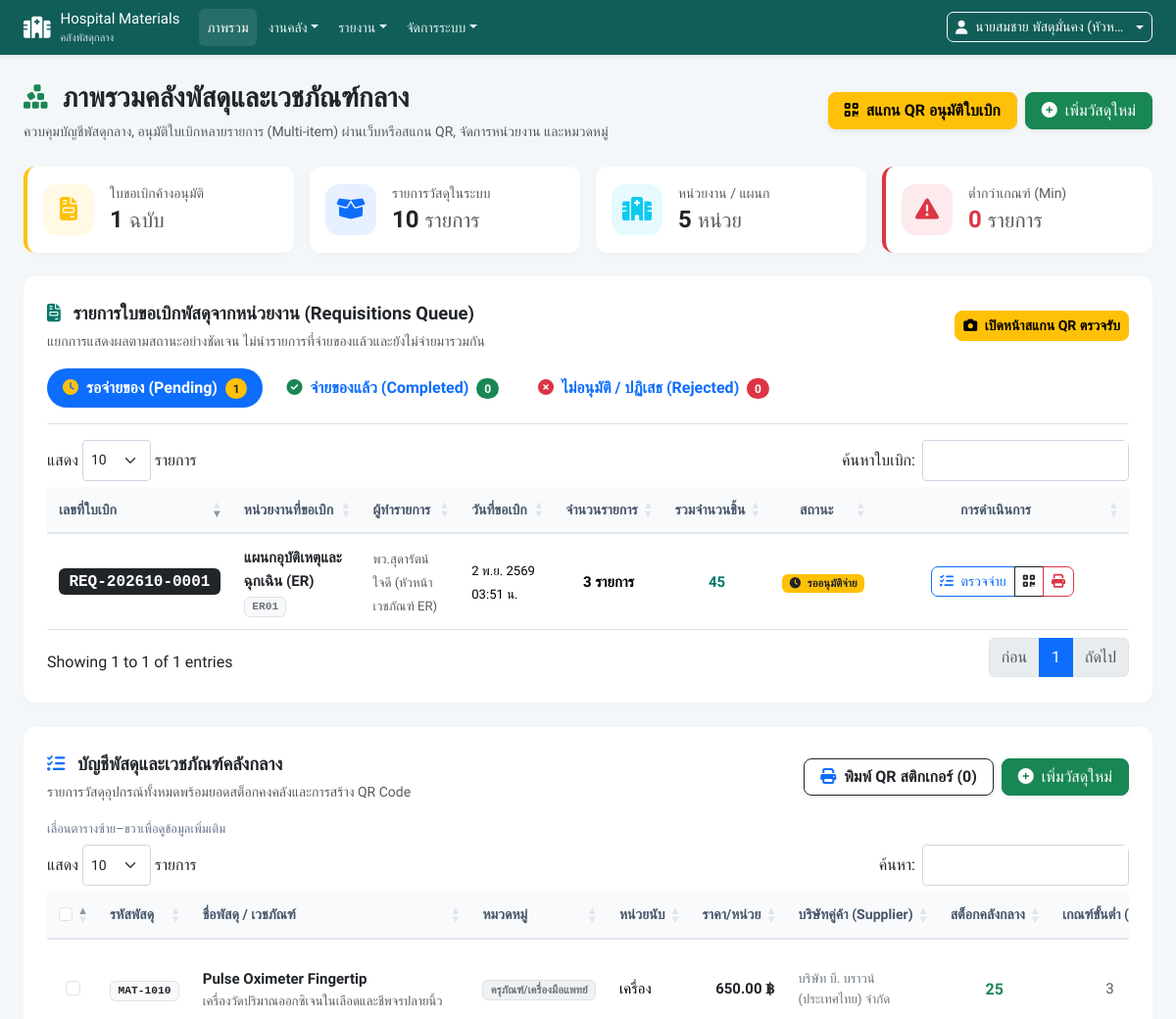
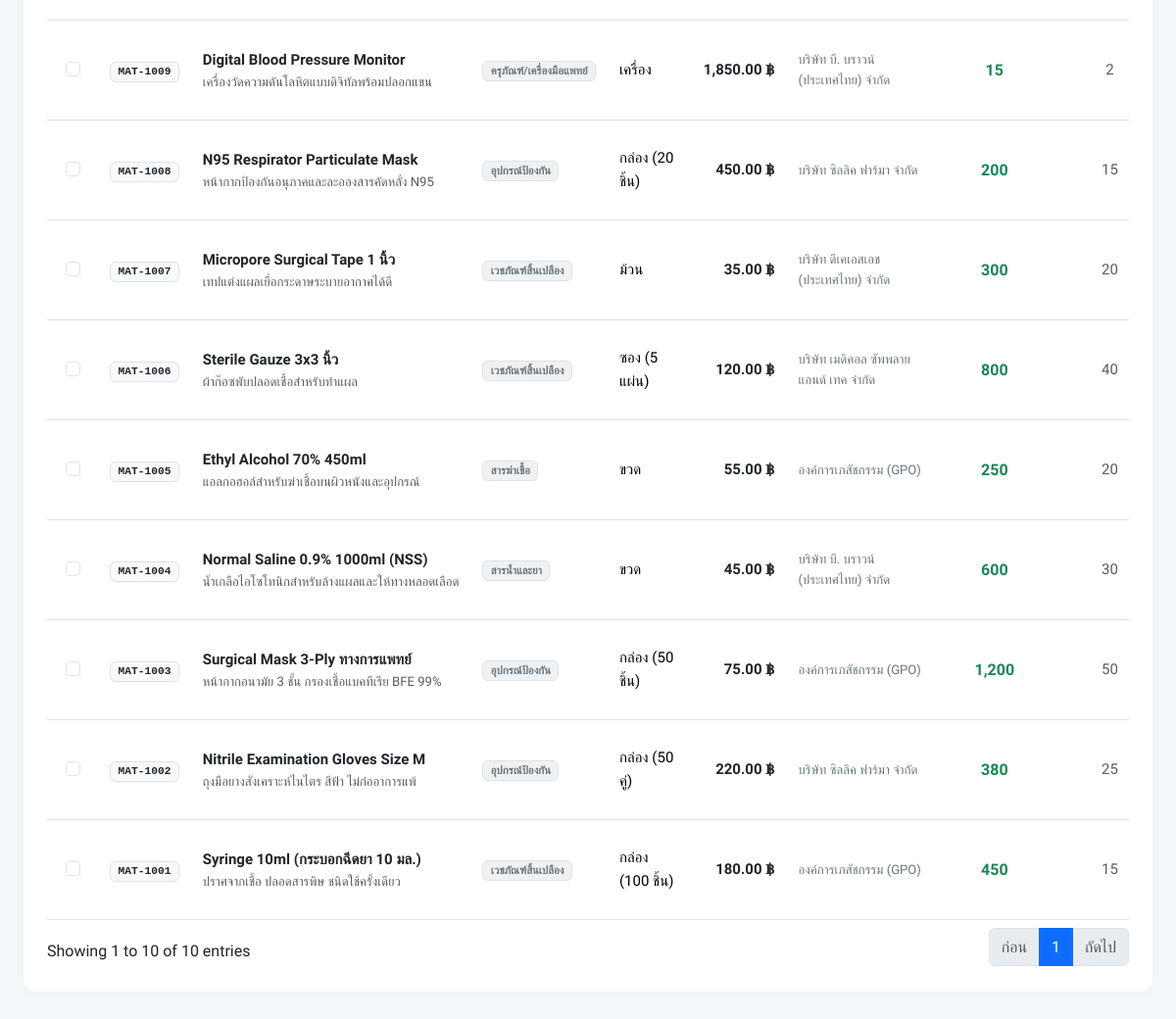
Page /admin/dashboard.php (signed in) on the committed database (2 pictures, top to bottom).
### tables this page shows
CREATE TABLE `item_borrows` (
    `borrow_id` INT AUTO_INCREMENT PRIMARY KEY,
    `borrower_unit_id` INT NOT NULL,
    `lender_unit_id` INT NOT NULL,
    `material_id` INT NOT NULL,
    `quantity` INT NOT NULL,
    `status` ENUM('pending', 'approved', 'rejected', 'returned') DEFAULT 'pending',
    `borrow_date` TIMESTAMP DEFAULT CURRENT_TIMESTAMP,
    `due_date` DATE DEFAULT NULL,
    `return_date` TIMESTAMP NULL DEFAULT NULL,
    `note` TEXT NULL,
    `action_by` INT NULL,
    FOREIGN KEY (`borrower_unit_id`) REFERENCES `units`(`unit_id`),
    FOREIGN KEY (`lender_unit_id`) REFERENCES `units`(`unit_id`),
    FOREIGN KEY (`material_id`) REFERENCES `materials`(`material_id`),
    FOREIGN KEY (`action_by`) REFERENCES `users`(`user_id`)
);

CREATE TABLE `requisitions` (
    `requisition_id` INT AUTO_INCREMENT PRIMARY KEY,
    `requisition_no` VARCHAR(50) NOT NULL UNIQUE,
    `unit_id` INT NOT NULL,
    `user_id` INT NOT NULL,
    `status` ENUM('pending', 'approved', 'rejected', 'completed') DEFAULT 'pending',
    `request_date` TIMESTAMP DEFAULT CURRENT_TIMESTAMP,
    `approve_date` TIMESTAMP NULL DEFAULT NULL,
    `approved_by` INT NULL,
    `note` TEXT NULL,
    `rejection_reason` TEXT NULL,
    FOREIGN KEY (`unit_id`) REFERENCES `units`(`unit_id`) ON DELETE CASCADE,
    FOREIGN KEY (`user_id`) REFERENCES `users`(`user_id`),
    FOREIGN KEY (`approved_by`) REFERENCES `users`(`user_id`)
);

CREATE TABLE `units` (
    `unit_id` INT AUTO_INCREMENT PRIMARY KEY,
    `unit_code` VARCHAR(50) NOT NULL UNIQUE,
    `unit_name` VARCHAR(150) NOT NULL,
    `phone` VARCHAR(50) DEFAULT NULL,
    `location` VARCHAR(150) DEFAULT NULL,
    `created_at` TIMESTAMP DEFAULT CURRENT_TIMESTAMP
);

CREATE TABLE `users` (
    `user_id` INT AUTO_INCREMENT PRIMARY KEY,
    `username` VARCHAR(100) NOT NULL UNIQUE,
    `password` VARCHAR(255) NOT NULL,
    `full_name` VARCHAR(150) NOT NULL,
    `role` ENUM('super_admin', 'unit_admin') NOT NULL,
    `unit_id` INT NULL,
    `remember_token` VARCHAR(255) NULL,
    `created_at` TIMESTAMP DEFAULT CURRENT_TIMESTAMP,
    FOREIGN KEY (`unit_id`) REFERENCES `units`(`unit_id`) ON DELETE SET NULL
);

CREATE TABLE `materials` (
    `material_id` INT AUTO_INCREMENT PRIMARY KEY,
    `material_code` VARCHAR(100) NOT NULL UNIQUE,
    `barcode` VARCHAR(100) NULL,
    `material_name` VARCHAR(200) NOT NULL,
    `category` VARCHAR(100) DEFAULT 'เวชภัณฑ์สิ้นเปลือง',
    `unit_unit` VARCHAR(50) NOT NULL DEFAULT 'ชิ้น',
    `unit_price` DECIMAL(10,2) NOT NULL DEFAULT 0.00,
    `supplier` VARCHAR(150) NULL DEFAULT 'องค์การเภสัชกรรม (GPO)',
    `lot_no` VARCHAR(100) NULL,
    `exp_date` DATE NULL,
    `min_stock` INT DEFAULT 10,
    `description` TEXT NULL,
    `created_at` TIMESTAMP DEFAULT CURRENT_TIMESTAMP
);

### admin/dashboard.php (the view, shortened to what the rows shown need)
<?php
require_once __DIR__ . '/../config.php';
$central_unit_id = 1;
$stats = [
    'total_materials' => $pdo->query("SELECT COUNT(*) FROM materials")->fetchColumn(),
    'total_units'     => $pdo->query("SELECT COUNT(*) FROM units")->fetchColumn(),
    'pending_reqs'    => $pdo->query("SELECT COUNT(*) FROM requisitions WHERE status = 'pending'")->fetchColumn(),
    'low_stock_items' => $pdo->query("
        SELECT COUNT(*) FROM materials m
        LEFT JOIN unit_stocks us ON m.material_id = us.material_id AND us.unit_id = {$central_unit_id}
        WHERE COALESCE(us.quantity, 0) <= m.min_stock
    ")->fetchColumn(),
    'pending_borrows' => $pdo->query("SELECT COUNT(*) FROM item_borrows WHERE status = 'pending'")->fetchColumn(),
];
$materials_stmt = $pdo->query("
    SELECT m.*, COALESCE(us.quantity, 0) AS central_stock
    FROM materials m
    LEFT JOIN unit_stocks us ON m.material_id = us.material_id AND us.unit_id = {$central_unit_id}
    ORDER BY m.material_id DESC
");
$materials = $materials_stmt->fetchAll();
$reqs_stmt = $pdo->query("
    SELECT r.*, u.unit_name, u.unit_code, usr.full_name AS requester_name,
           u_app.full_name AS approver_name,
           COUNT(ri.item_id) AS total_items,
           SUM(ri.quantity_requested) AS total_quantity_req
    FROM requisitions r
    JOIN units u ON r.unit_id = u.unit_id
    JOIN users usr ON r.user_id = usr.user_id
    LEFT JOIN users u_app ON r.approved_by = u_app.user_id
    LEFT JOIN requisition_items ri ON r.requisition_id = ri.requisition_id
    GROUP BY r.requisition_id
    ORDER BY r.requisition_id DESC
");
$requisitions = $reqs_stmt->fetchAll();
$pending_requisitions   = [];
$completed_requisitions = [];
$rejected_requisitions  = [];
foreach ($requisitions as $rq) {
    if ($rq['status'] === 'pending') {
        $pending_requisitions[] = $rq;
    } elseif ($rq['status'] === 'completed' || $rq['status'] === 'approved') {
        $completed_requisitions[] = $rq;
    } else {
        $rejected_requisitions[] = $rq;
    }
}
$borrows_stmt = $pdo->query("
    SELECT b.*,
           m.material_code, m.material_name, m.unit_unit,
           u_borrower.unit_name AS borrower_name, u_borrower.unit_code AS borrower_code,
           u_lender.unit_name AS lender_name, u_lender.unit_code AS lender_code
    FROM item_borrows b
    JOIN materials m ON b.material_id = m.material_id
    JOIN units u_borrower ON b.borrower_unit_id = u_borrower.unit_id
    JOIN units u_lender ON b.lender_unit_id = u_lender.unit_id
    ORDER BY b.borrow_id DESC
");
$borrows = $borrows_stmt->fetchAll();
?>
<!DOCTYPE html>
<html lang="th">
<head>
    <link href="https://cdn.jsdelivr.net/npm/bootstrap@5.3.2/dist/css/bootstrap.min.css" rel="stylesheet">
    <link href="https://cdnjs.cloudflare.com/ajax/libs/font-awesome/6.5.1/css/all.min.css" rel="stylesheet">
    <link href="https://cdn.datatables.net/1.13.7/css/dataTables.bootstrap5.min.css" rel="stylesheet">
<link rel="stylesheet" href="<?= BASE_URL ?>/assets/app.css?v=20261102">
</head>
<body>
<div class="container-fluid px-lg-4 py-4">
    <div class="d-flex flex-wrap align-items-center justify-content-between mb-4 gap-3">
        <div>
            <h2 class="h3 fw-bold mb-1 text-dark">
                <i class="fa-solid fa-cubes-stacked me-2 text-success"></i> ภาพรวมคลังพัสดุและเวชภัณฑ์กลาง
            </h2>
        </div>
    </div>
    <div class="row g-2 g-md-3 mb-4">
        <div class="col-6 col-lg-3">
            <div class="card stat-card p-3 h-100 bg-white border-start border-4 border-warning">
                <div class="d-flex align-items-center">
                    <div>
                        <span class="text-muted small d-block fs-7">ใบขอเบิกค้างอนุมัติ</span>
                        <h3 class="fw-bold mb-0 text-dark fs-4 fs-md-3"><?= number_format($stats['pending_reqs']) ?> <small class="fs-7 text-muted fw-normal">ฉบับ</small></h3>
                    </div>
                </div>
            </div>
        </div>
        <div class="col-6 col-lg-3">
            <div class="card stat-card p-3 h-100 bg-white">
                <div class="d-flex align-items-center">
                    <div>
                        <span class="text-muted small d-block fs-7">หน่วยงาน / แผนก</span>
                        <h3 class="fw-bold mb-0 text-dark fs-4 fs-md-3"><?= number_format($stats['total_units']) ?> <small class="fs-7 text-muted fw-normal">หน่วย</small></h3>
                    </div>
                </div>
            </div>
        </div>
    </div>
    <div class="card content-card p-4" id="requisitions_section">
        <div class="tab-content" id="requisitionTabsContent">
            <div class="tab-pane fade show active" id="tab-pending" role="tabpanel">
                <?php if (empty($pending_requisitions)): ?>
                    <div class="text-center py-5 text-muted">
                        <i class="fa-solid fa-circle-check fa-3x text-success opacity-50 mb-2"></i>
                        <h6 class="fw-bold">ไม่มีรายการใบเบิกค้างจ่าย</h6>
                        <small>หน่วยงานยังไม่มีการส่งใบขอเบิกใหม่ที่รอการตรวจรับ/อนุมัติจ่าย</small>
                    </div>
                <?php else: ?>
                    <div class="table-responsive">
                        <table class="table table-hover align-middle" id="pendingReqTable">
                            <thead class="table-light">
                                <tr>
                                    <th style="width: 140px;">เลขที่ใบเบิก</th>
                                    <th>หน่วยงานที่ขอเบิก</th>
                                    <th>ผู้ทำรายการ</th>
                                    <th>วันที่ขอเบิก</th>
                                    <th class="text-center">จำนวนรายการ</th>
                                    <th class="text-center">รวมจำนวนชิ้น</th>
                                    <th class="text-center">สถานะ</th>
                                    <th class="text-center" style="width: 220px;">การดำเนินการ</th>
                                </tr>
                            </thead>
                            <tbody>
                                <?php foreach ($pending_requisitions as $rq): ?>
                                    <tr>
                                        <td>
                                            <span class="badge bg-dark font-monospace fs-6"><?= h($rq['requisition_no']) ?></span>
                                        </td>
                                        <td>
                                            <div class="fw-bold text-dark"><?= h($rq['unit_name']) ?></div>
                                            <span class="badge bg-light text-secondary border font-monospace"><?= h($rq['unit_code']) ?></span>
                                        </td>
                                        <td><span class="small text-muted"><?= h($rq['requester_name']) ?></span></td>
                                        <td><small><?= thaiDate($rq['request_date']) ?></small></td>
                                        <td class="text-center fw-bold"><?= number_format($rq['total_items']) ?> รายการ</td>
                                        <td class="text-center fw-bold text-teal" style="color: var(--mhk-primary);"><?= number_format($rq['total_quantity_req']) ?></td>
                                        <td class="text-center">
                                            <span class="badge bg-warning text-dark"><i class="fa-solid fa-clock me-1"></i> รออนุมัติจ่าย</span>
                                        </td>
                                        <td class="text-center">
                                            <div class="btn-group btn-group-sm">
                                                <button type="button" class="btn btn-outline-primary"
                                                        onclick="openApproveModal('<?= h($rq['requisition_no']) ?>')"
                                                        title="ตรวจรับ/จ่ายพัสดุในแอป">
                                                    <i class="fa-solid fa-list-check me-1"></i> ตรวจจ่าย
                                                </button>
                                                <button type="button" class="btn btn-outline-dark"
                                                        onclick="openReqQrModal('<?= h($rq['requisition_no']) ?>', '<?= addslashes(h($rq['unit_name'])) ?>')"
                                                        title="QR Code ใบเบิก">
                                                    <i class="fa-solid fa-qrcode"></i>
                                                </button>
                                                <a href="<?= BASE_URL ?>/report_pdf.php?type=requisition&req_id=<?= $rq['requisition_id'] ?>"
                                                   target="_blank" class="btn btn-outline-danger" title="พิมพ์ใบเบิกราชการ (PDF)">
                                                    <i class="fa-solid fa-print"></i>
                                                </a>
                                            </div>
                                        </td>
                                    </tr>
                                <?php endforeach; ?>
                            </tbody>
                        </table>
                    </div>
                <?php endif; ?>
            </div>
        </div>
    </div>
    <div class="card content-card p-4">
        <div class="table-responsive">
            <table class="table table-hover align-middle" id="materialsTable">
                <thead>
                    <tr>
                        <th style="width: 40px;" class="text-center">
                            <input type="checkbox" id="selectAllMaterials" class="form-check-input" title="เลือกทั้งหมด">
                        </th>
                        <th style="width: 110px;">รหัสพัสดุ</th>
                        <th>ชื่อพัสดุ / เวชภัณฑ์</th>
                        <th>หมวดหมู่</th>
                        <th>หน่วยนับ</th>
                        <th class="text-end">ราคา/หน่วย</th>
                        <th>บริษัทคู่ค้า (Supplier)</th>
                        <th class="text-center">สต็อกคลังกลาง</th>
                        <th class="text-center">เกณฑ์ขั้นต่ำ (Min)</th>
                    </tr>
                </thead>
                <tbody>
                    <?php foreach ($materials as $item): ?>
                        <?php
                            $stock = (int)$item['central_stock'];
                            $min   = (int)$item['min_stock'];
                        ?>
                        <tr>
                            <td class="text-center">
                                <input type="checkbox" class="form-check-input mat-select-checkbox"
                                       value="<?= $item['material_id'] ?>"
                                       data-code="<?= h($item['material_code']) ?>"
                                       data-name="<?= addslashes(h($item['material_name'])) ?>"
                                       data-category="<?= addslashes(h($item['category'])) ?>"
                                       data-unit="<?= h($item['unit_unit']) ?>"
                                       onchange="updateSelectedBatchCount()">
                            </td>
                            <td><span class="badge bg-light text-dark border font-monospace"><?= h($item['material_code']) ?></span></td>
                            <td>
                                <div class="fw-semibold text-dark"><?= h($item['material_name']) ?></div>
                                <?php if (!empty($item['description'])): ?>
                                    <small class="text-muted d-block text-truncate" style="max-width: 280px;"><?= h($item['description']) ?></small>
                                <?php endif; ?>
                            </td>
                            <td><span class="badge bg-secondary bg-opacity-10 text-secondary border"><?= h($item['category']) ?></span></td>
                            <td><?= h($item['unit_unit']) ?></td>
                            <td class="text-end fw-semibold text-dark"><?= number_format($item['unit_price'] ?? 0, 2) ?> ฿</td>
                            <td class="small text-secondary"><?= h($item['supplier'] ?: 'องค์การเภสัชกรรม (GPO)') ?></td>
                            <td class="text-center">
                                <span class="fs-6 fw-bold <?= $stock <= $min ? 'text-danger' : 'text-success' ?>">
                                    <?= number_format($stock) ?>
                                </span>
                            </td>
                            <td class="text-center text-muted"><?= number_format($min) ?></td>
                        </tr>
                    <?php endforeach; ?>
                </tbody>
            </table>
        </div>
    </div>
</div>
</body>
</html>

### rows in the picture
item_borrows: borrow_id "1", quantity "5"
requisitions: requisition_no "REQ-202610-0001", unit.unit_name "แผนกอุบัติเหตุและฉุกเฉิน (ER)", unit.unit_code "ER01", user.full_name "พว.สุดารัตน์ ใจดี (หัวหน้าเวชภัณฑ์ ER)", request_date "2 พ.ย. 2569 03:51 น.", total_items "3", total_quantity_req "45"
materials: material_code "MAT-1010", material_name "Pulse Oximeter Fingertip", description "เครื่องวัดปริมาณออกซิเจนในเลือดและชีพจรปลายนิ้ว", category "ครุภัณฑ์/เครื่องมือแพทย์", unit_unit "เครื่อง", unit_price "650.00", supplier "บริษัท บี. บราวน์ (ประเทศไทย) จำกัด", stock "25", min_stock "3"
materials: material_code "MAT-1009", material_name "Digital Blood Pressure Monitor", description "เครื่องวัดความดันโลหิตแบบดิจิทัลพร้อมปลอกแขน", category "ครุภัณฑ์/เครื่องมือแพทย์", unit_unit "เครื่อง", unit_price "1,850.00", supplier "บริษัท บี. บราวน์ (ประเทศไทย) จำกัด", stock "15", min_stock "2"
materials: material_code "MAT-1008", material_name "N95 Respirator Particulate Mask", description "หน้ากากป้องกันอนุภาคและละอองสารคัดหลั่ง N95", category "อุปกรณ์ป้องกัน", unit_unit "กล่อง (20 ชิ้น)", unit_price "450.00", supplier "บริษัท ซิลลิค ฟาร์มา จำกัด", stock "200", min_stock "15"
materials: material_code "MAT-1007", material_name "Micropore Surgical Tape 1 นิ้ว", description "เทปแต่งแผลเยื่อกระดาษระบายอากาศได้ดี", category "เวชภัณฑ์สิ้นเปลือง", unit_unit "ม้วน", unit_price "35.00", supplier "บริษัท ดีเคเอสเอช (ประเทศไทย) จำกัด", stock "300", min_stock "20"
materials: material_code "MAT-1006", material_name "Sterile Gauze 3x3 นิ้ว", description "ผ้าก๊อซพับปลอดเชื้อสำหรับทำแผล", category "เวชภัณฑ์สิ้นเปลือง", unit_unit "ซอง (5 แผ่น)", unit_price "120.00", supplier "บริษัท เมดิคอล ซัพพลาย แอนด์ เทค จำกัด", stock "800", min_stock "40"
materials: material_code "MAT-1005", material_name "Ethyl Alcohol 70% 450ml", description "แอลกอฮอล์สำหรับฆ่าเชื้อบนผิวหนังและอุปกรณ์", category "สารฆ่าเชื้อ", unit_unit "ขวด", unit_price "55.00", supplier "องค์การเภสัชกรรม (GPO)", stock "250", min_stock "20"
materials: material_code "MAT-1004", material_name "Normal Saline 0.9% 1000ml (NSS)", description "น้ำเกลือไอโซโทนิกสำหรับล้างแผลและให้ทางหลอดเลือด", category "สารน้ำและยา", unit_unit "ขวด", unit_price "45.00", supplier "บริษัท บี. บราวน์ (ประเทศไทย) จำกัด", stock "600", min_stock "30"
materials: material_code "MAT-1003", material_name "Surgical Mask 3-Ply ทางการแพทย์", description "หน้ากากอนามัย 3 ชั้น กรองเชื้อแบคทีเรีย BFE 99%", category "อุปกรณ์ป้องกัน", unit_unit "กล่อง (50 ชิ้น)", unit_price "75.00", supplier "องค์การเภสัชกรรม (GPO)", stock "1,200", min_stock "50"
materials: material_code "MAT-1002", material_name "Nitrile Examination Gloves Size M", description "ถุงมือยางสังเคราะห์ไนไตร สีฟ้า ไม่ก่ออาการแพ้", category "อุปกรณ์ป้องกัน", unit_unit "กล่อง (50 คู่)", unit_price "220.00", supplier "บริษัท ซิลลิค ฟาร์มา จำกัด", stock "380", min_stock "25"
materials: material_code "MAT-1001", material_name "Syringe 10ml (กระบอกฉีดยา 10 มล.)", description "ปราศจากเชื้อ ปลอดสารพิษ ชนิดใช้ครั้งเดียว", category "เวชภัณฑ์สิ้นเปลือง", unit_unit "กล่อง (100 ชิ้น)", unit_price "180.00", supplier "องค์การเภสัชกรรม (GPO)", stock "450", min_stock "15"

### other values in the picture
$navLabel "งานคลัง"
$navLabel "รายงาน"
$navLabel "จัดการระบบ"
$_SESSION['full_name'] "นายสมชาย พัสดุมั่นคง (หัวห…"
$stats['total_materials'] "10"
$stats['low_stock_items'] "0"
count($pending_requisitions) "1"
count($completed_requisitions) "0"
count($rejected_requisitions) "0"
